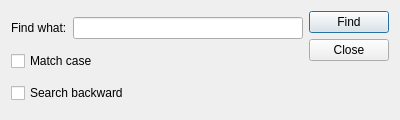
<?xml version="1.0" encoding="UTF-8"?>
<ui version="4.0">
 <class>FindDialog</class>
 <widget class="QDialog" name="FindDialog">
  <property name="geometry">
   <rect>
    <x>0</x>
    <y>0</y>
    <width>400</width>
    <height>120</height>
   </rect>
  </property>
  <property name="windowTitle">
   <string>Dialog</string>
  </property>
  <layout class="QHBoxLayout" name="horizontalLayout">
   <item>
    <layout class="QVBoxLayout" name="verticalLayout_2">
     <item>
      <layout class="QHBoxLayout" name="horizontalLayout_2">
       <item>
        <widget class="QLabel" name="label">
         <property name="text">
          <string>Find what:</string>
         </property>
        </widget>
       </item>
       <item>
        <widget class="QLineEdit" name="lineEdit"/>
       </item>
      </layout>
     </item>
     <item>
      <widget class="QCheckBox" name="caseCheckBox">
       <property name="text">
        <string>Match case</string>
       </property>
      </widget>
     </item>
     <item>
      <widget class="QCheckBox" name="backwardCheckBox">
       <property name="text">
        <string>Search backward</string>
       </property>
      </widget>
     </item>
    </layout>
   </item>
   <item>
    <layout class="QVBoxLayout" name="verticalLayout">
     <item>
      <widget class="QPushButton" name="findButton">
       <property name="text">
        <string>Find</string>
       </property>
      </widget>
     </item>
     <item>
      <widget class="QPushButton" name="closeButton">
       <property name="text">
        <string>Close</string>
       </property>
      </widget>
     </item>
     <item>
      <spacer name="verticalSpacer">
       <property name="orientation">
        <enum>Qt::Vertical</enum>
       </property>
       <property name="sizeHint" stdset="0">
        <size>
         <width>20</width>
         <height>40</height>
        </size>
       </property>
      </spacer>
     </item>
    </layout>
   </item>
  </layout>
 </widget>
 <resources/>
 <connections/>
</ui>
